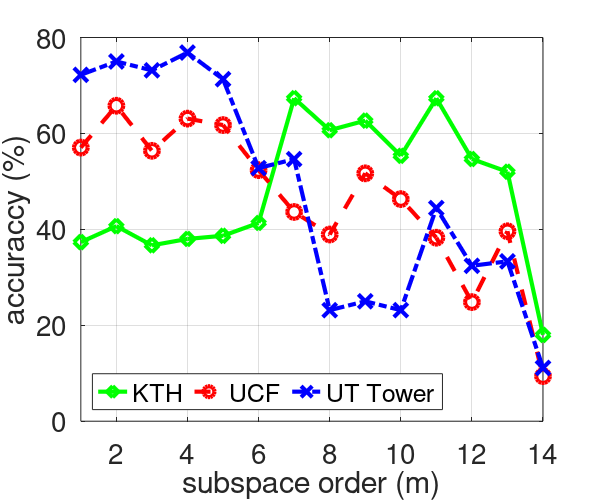
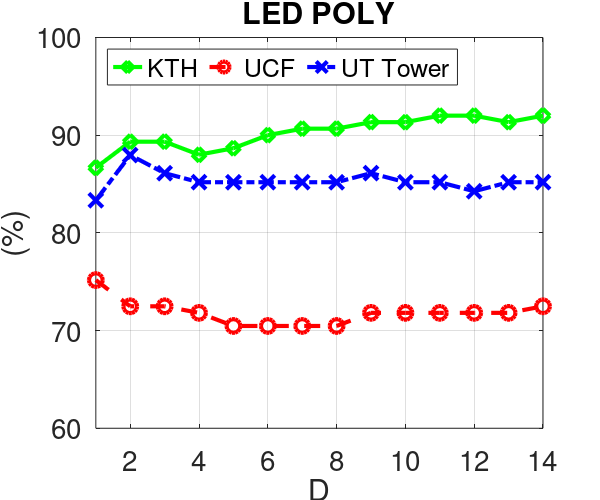

Here is the MATLAB script that generated these plots, in order: (Note: this script raises an error after producing the figures.)
clear all
close all
clc

%% NN: Projection Metric: KTH & UCF

PM_kth = [37.3333   40.6667   36.6667   38.0000   38.6667   41.3333   67.3333   60.6667   62.6667   55.3333   67.3333   54.6667   52.0000   18.0000];
PM_ucf = [57.0470   65.7718   56.3758   63.0872   61.7450   52.3490   43.6242   38.9262   51.6779   46.3087   38.2550   24.8322 39.5973    9.3960];
PM_ut  = [72.2222   75.0000   73.1481   76.8519   71.2963   52.7778   54.6296   23.1481   25.0000   23.1481   44.4444   32.4074   33.3333   11.1111 ];

plot(PM_kth, '-gd', 'LineWidth',3,'MarkerSize',10);

hold on
plot(PM_ucf, '--ro', 'LineWidth',3,'MarkerSize',10);
plot(PM_ut, '-.bx', 'LineWidth',3,'MarkerSize',10);
%title('Projection Metric','FontSize',20);
legend('KTH','UCF', 'UT Tower', 'Location', 'southwest','orientation','horizontal');
ylabel('accuraccy (%)','FontSize',20)
xlabel('subspace order (m)','FontSize',20)
set(gca,'FontSize',20); 

ylim([0 80])
xlim([1 14])

%To save
width = 6;     % Width in inches
height = 5;    % Height in inches

set(gcf,'InvertHardcopy','on');
set(gcf,'PaperUnits', 'inches');
papersize = get(gcf, 'PaperSize');
left = (papersize(1)- width)/2;
bottom = (papersize(2)- height)/2;
myfiguresize = [left, bottom, width, height];
set(gcf,'PaperPosition', myfiguresize);
grid

%Home
print('/media/johanna/HD1T/latex-svn/wacv_2016_b/v10/images/experiments/PM_kth_ucf_ut','-dpng','-r300');
%Nicta
%print('/home/johanna/latex-svn/wacv_2016_b/v3/images/experiments_kth/PM_kth', '-dpng','-r300');


%% Kernels: LED_POLY: KTH & UCF & UT
figure()

led_poly_kth = [86.6667   89.3333   89.3333   88.0000   88.6667   90.0000   90.6667   90.6667   91.3333   91.3333   92.0000   92.0000   91.3333   92.0000   92.0000   92.0000   92.6667   92.6667   92.6667   92.6667];
led_poly_ucf = [75.1678   72.4832   72.4832   71.8121   70.4698   70.4698   70.4698   70.4698   71.8121   71.8121   71.8121   71.8121   71.8121   72.4832   71.8121   71.8121   72.4832   73.1544   73.1544   73.1544];
led_poly_ut  = [83.3333   87.9630   86.1111   85.1852   85.1852   85.1852   85.1852   85.1852   86.1111   85.1852   85.1852   84.2593   85.1852   85.1852 ];
    

plot(led_poly_kth(1:14), '-gd','LineWidth',3,'MarkerSize',10)
hold on
plot(led_poly_ucf(1:14), '--ro','LineWidth',3,'MarkerSize',10)
plot(led_poly_ut(1:14), '-.bx','LineWidth',3,'MarkerSize',10)

title('LED POLY','FontSize',20);
ylim([60 100])
xlim([1 14])
legend('KTH', 'UCF','UT Tower','Location', 'northwest','orientation','horizontal');
ylabel('(%)','FontSize',20)
xlabel('D','FontSize',20)
set(gca,'FontSize',20);

width = 6;     % Width in inches
height = 5;    % Height in inches

set(gcf,'InvertHardcopy','on');
set(gcf,'PaperUnits', 'inches');
papersize = get(gcf, 'PaperSize');
left = (papersize(1)- width)/2;
bottom = (papersize(2)- height)/2;
myfiguresize = [left, bottom, width, height];
set(gcf,'PaperPosition', myfiguresize);
grid


%Home
print('/media/johanna/HD1T/latex-svn/wacv_2016_b/v10/images/experiments/LED_POLY_kth_ucf_ut','-dpng','-r300');
%Nicta
%print('/home/johanna/latex-svn/wacv_2016_b/v7/images/experiments/LED-POLY_kth_ucf','-dpng','-r300');

%% Kernels: LED_RBF: KTH & UCF & UT
figure

load('./kth/dim_14/kernels/LED_RBF_all_delta_performance.mat');
led_rbf_kth = test_acc;

load('./ucf_sports/dim_14/classification/3-kernels/results/LED_RBF_all_delta_performance.mat')
led_rbf_ucf = test_acc;

load('ut_tower/classification/3-kernels/LED_RBF_all_delta_performance.mat');
led_rbf_ut = test_acc;

plot(delta, led_rbf_kth, '-gd','LineWidth',3,'MarkerSize',10)
hold on
plot(delta, led_rbf_ucf, '--ro','LineWidth',3,'MarkerSize',10)
plot(delta, led_rbf_ut, '-.bx','LineWidth',3,'MarkerSize',10)
ylabel('(%)','FontSize',20)
xlabel('\delta','FontSize',20)
set(gca,'FontSize',20);

title('LED RBF','FontSize',20);
ylim([0 105])
%xlim([1 14])
legend('KTH', 'UCF','UT Tower','Location', 'northwest','orientation','horizontal');
ylabel('(%)','FontSize',20)
xlabel('D','FontSize',20)
set(gca,'FontSize',20);

width = 6;     % Width in inches
height = 5;    % Height in inches

set(gcf,'InvertHardcopy','on');
set(gcf,'PaperUnits', 'inches');
papersize = get(gcf, 'PaperSize');
left = (papersize(1)- width)/2;
bottom = (papersize(2)- height)/2;
myfiguresize = [left, bottom, width, height];
set(gcf,'PaperPosition', myfiguresize);
grid


%Home
print('/media/johanna/HD1T/latex-svn/wacv_2016_b/v10/images/experiments/LED_RBF_kth_ucf_ut','-dpng','-r300');
%Nicta


%% Kernels: ProjPOLY: 
%plot_Proj_Poly_I (Se ve muy fea) 
plot_Proj_Poly_II
%% Kernels: Proj_RBF: 
figure()
%plot_Proj_rbf_I(Se ve muy fea) 
plot_Proj_rbf_II
